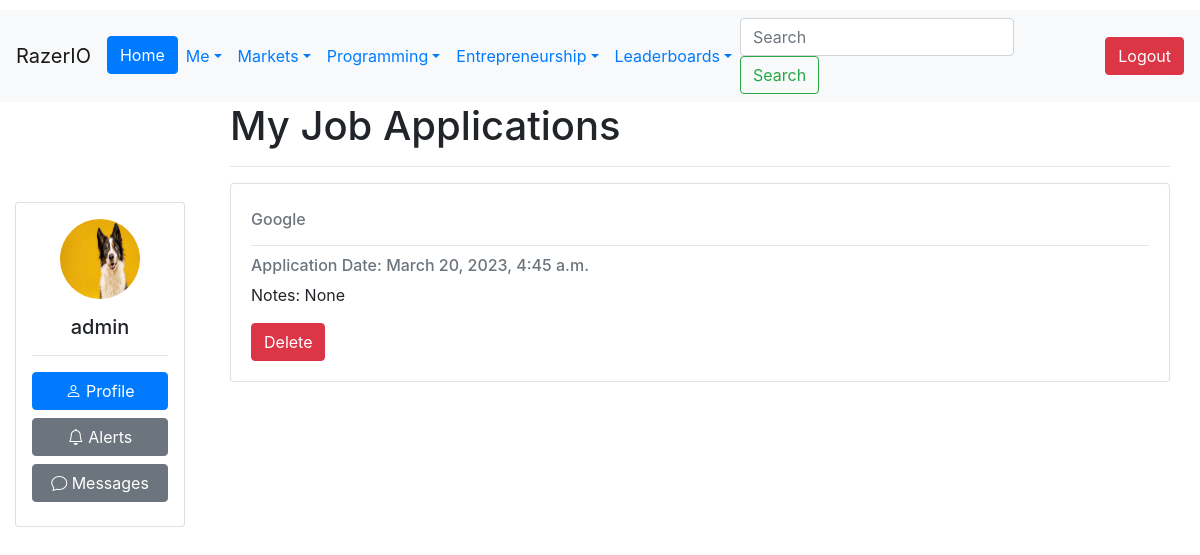
The app's page /market/jobs/myapplications/ (signed in), older data.
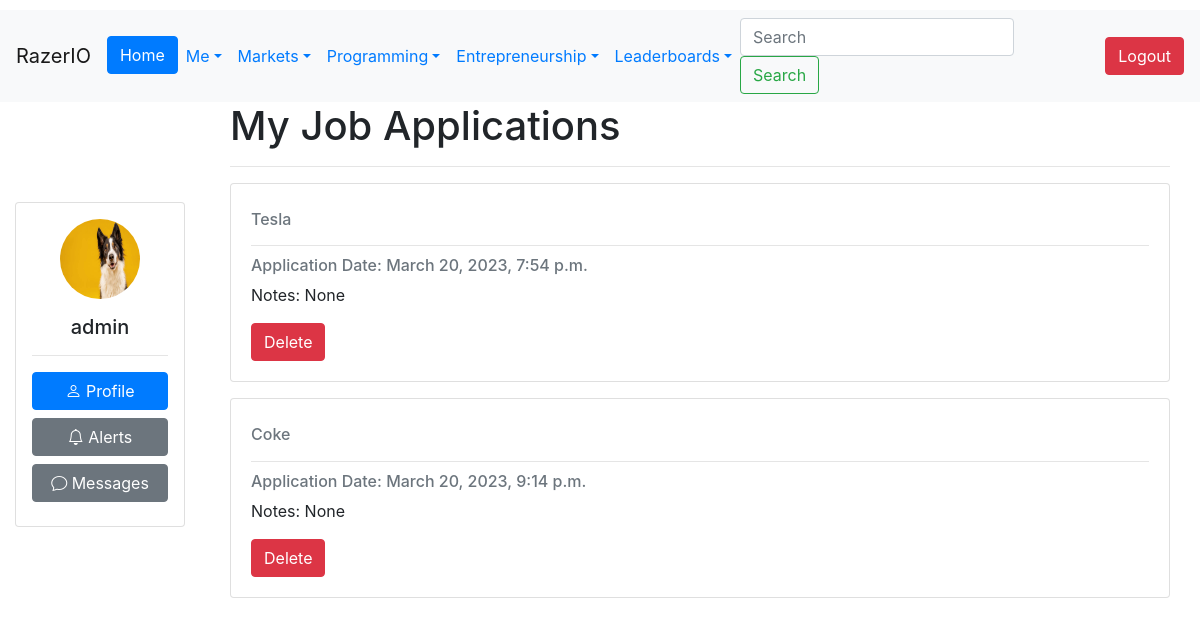
The same page, newer data.
### Jobs/models.py (models this page shows, shortened)
class JobApplication(models.Model):
    applicant = models.ForeignKey(User, on_delete=models.CASCADE)
    job_listing = models.ForeignKey(JobListing, on_delete=models.CASCADE)
    date_applied = models.DateTimeField(auto_now_add=True)
    notes = models.TextField(max_length=500, null=True, blank=True)
    class Meta:
        unique_together = ('applicant', 'job_listing')

class JobListing(models.Model):
    Poster = models.ForeignKey(User, on_delete=models.CASCADE)
    Company = models.ForeignKey(Company, on_delete=models.CASCADE)
    Job_Status = models.CharField(choices=Job_Status_Choices, max_length=10)
    Date_Posted = models.DateTimeField(auto_now_add=True)
    Location = models.ManyToManyField(City)
    Experience_Level = models.ManyToManyField(Experience_Level_Choices)
    Category = models.ManyToManyField(Job_Categories)
    ApplicationURL = models.URLField(default='https://www.mycompany.com/applyhere')
    OtherInfo = models.ManyToManyField(Job_Info)

### Company/models.py (models this page shows, shortened)
class Company(models.Model):
    Name = models.CharField(max_length=256)
    About = models.TextField(max_length=10000, default='', blank=True, null=True)
    Industry = models.CharField(max_length=100, choices=INDUSTRY_CHOICES, blank=True, null=True)
    StockTicker = models.CharField(max_length=10, null=True, blank=True)
    Founded = models.DateField(blank=True, null=True)
    Headquarters = models.CharField(max_length=100, blank=True, null=True)
    Website = models.URLField(blank=True)
    Email_Domain = models.ManyToManyField(EmailDomain, blank=True)
    Logo = models.ImageField(upload_to='company_logos/', blank=True, null=True)
    IsPublic = models.BooleanField(default=False)
    company_score = models.FloatField(null=True, blank=True)
    StockPrice = models.DecimalField(max_digits=50, decimal_places=15, null=True, blank=True)
    MarketCap = models.DecimalField(max_digits=50, decimal_places=15, null=True, blank=True)
    last_updated_stockdata = models.DateTimeField(default=timezone.now)
    last_updated_other_fields = models.DateTimeField(default=timezone.now)
    EmployeeCount = models.PositiveIntegerField(null=True, blank=True)
    LongBusinessSummary = models.TextField(max_length=10000, default='', blank=True, null=True)
    AnnualRevenue = models.DecimalField(max_digits=15, decimal_places=2, null=True, blank=True)
    AnnualProfit = models.DecimalField(max_digits=15, decimal_places=2, null=True, blank=True)
    Country = models.CharField(max_length=100, null=True, blank=True)
    TotalLiabilities = models.DecimalField(max_digits=15, decimal_places=2, null=True, blank=True)
    TotalDebt = models.DecimalField(max_digits=15, decimal_places=2, null=True, blank=True)
    CashOnHand = models.DecimalField(max_digits=15, decimal_places=2, null=True, blank=True)
    Assets = models.DecimalField(max_digits=15, decimal_places=2, null=True, blank=True)
    NetAssets = models.DecimalField(max_digits=15, decimal_places=0, null=True, blank=True)
    def __str__(self):
        return self.Name

### Jobs/views.py (the view)
# urls.py: path('jobs/myapplications/', MyJobApplications, name='job_applications'),
def MyJobApplications(request):
    user = request.user
    job_applications = JobApplication.objects.filter(applicant=user)
    context = {'job_applications':job_applications}
    return render(request, 'myjobapplications.html', context=context)

### templates/myjobapplications.html (shortened to what this page needs)
{% extends 'base.html' %}
{% load static %}
{% block content %}
<div class="container">
  <div class="row">
    <div class="col-md-12">
      <h1>My Job Applications</h1>
      <hr>
      {% if job_applications %}
        {% for job_application in job_applications %}
          <div class="card mb-3">
            <div class="card-body">
              <h6 class="card-subtitle mb-2 text-muted">{{ job_application.job_listing.Company }}</h6>
              <hr>
              <h6 class="card-subtitle mb-2 text-muted">Application Date: {{ job_application.date_applied }}</h6>
              <p class="card-text">Notes: {{ job_application.notes }}</p>
              <form action="{% url 'delete_job_application' application_id=job_application.id %}" method="POST">
                  <button class="btn btn-danger" type="submit">Delete</button>
              </form>
            </div>
          </div>
        {% endfor %}
      {% else %}
        <div class="alert alert-info" role="alert">
          You have not applied for any jobs yet.
        </div>
      {% endif %}
    </div>
  </div>
</div>
{% endblock %}

Row changes from the older to the newer data that the page shows:
removed JobApplication: job_listing.Company "Google", date_applied "March 20, 2023, 4:45 a.m.", notes "None"
added JobApplication: job_listing.Company "Tesla", date_applied "March 20, 2023, 7:54 p.m.", notes "None"
added JobApplication: job_listing.Company "Coke", date_applied "March 20, 2023, 9:14 p.m.", notes "None"
